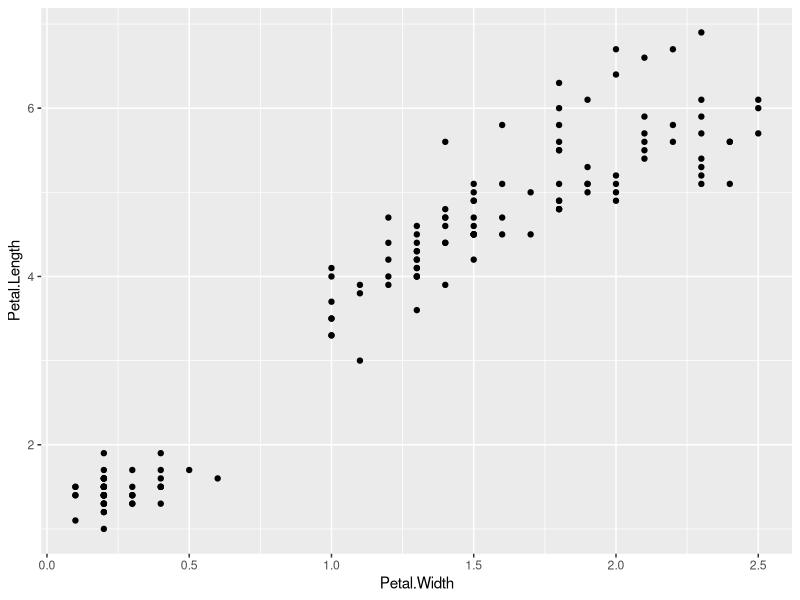
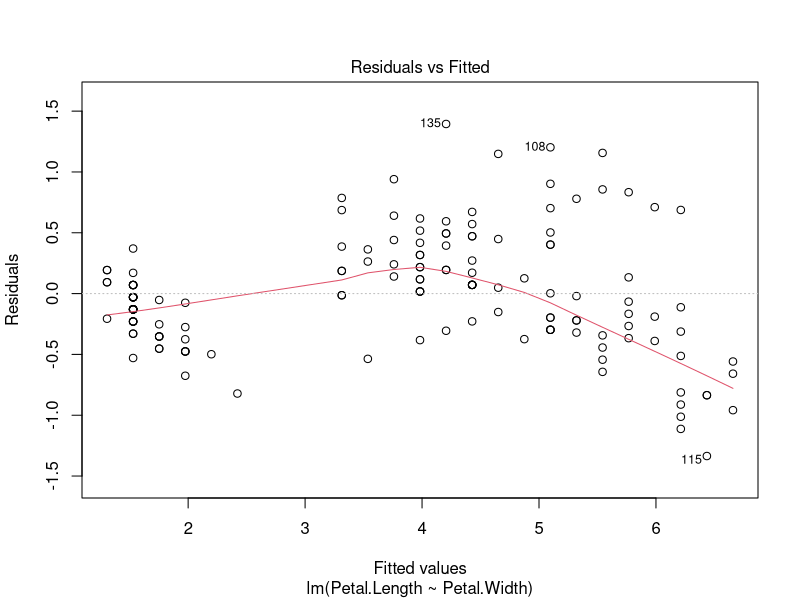
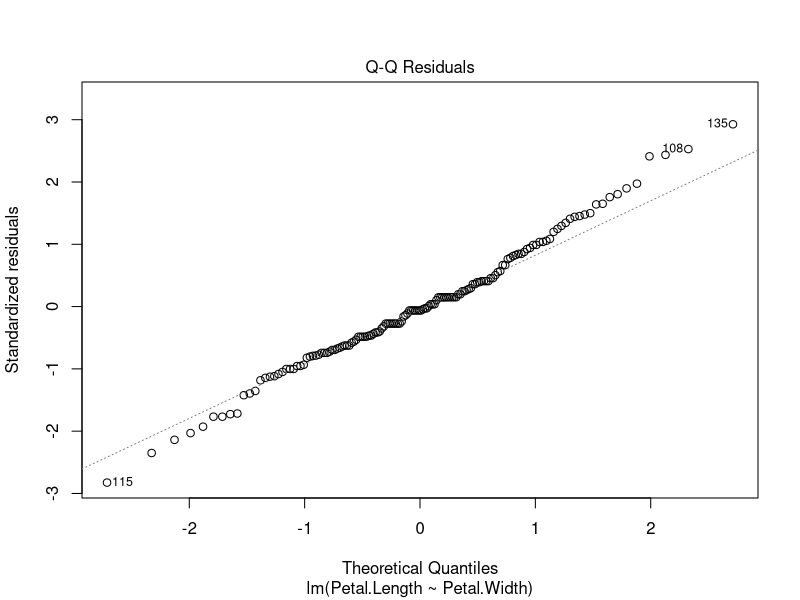
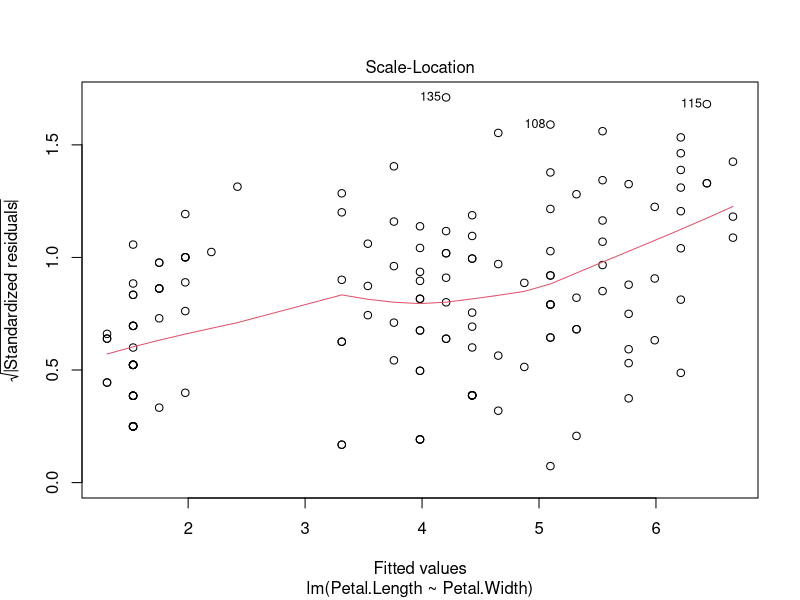
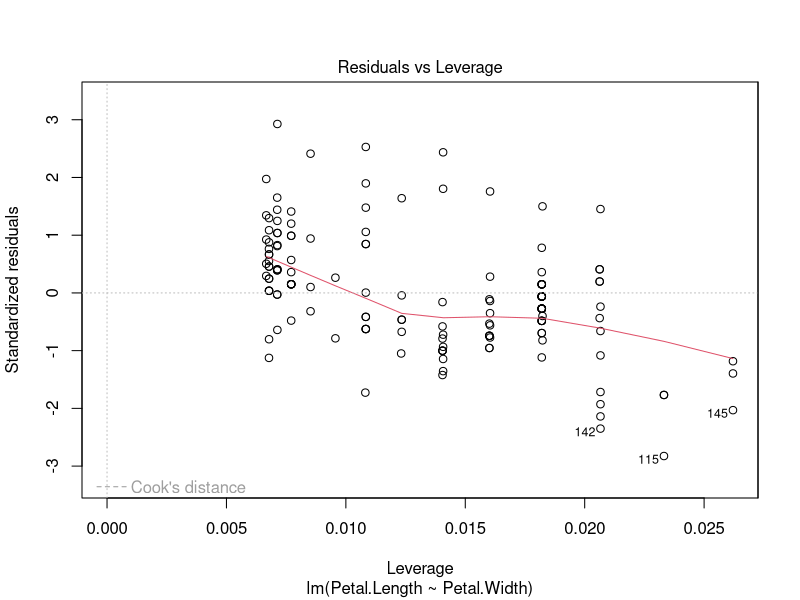
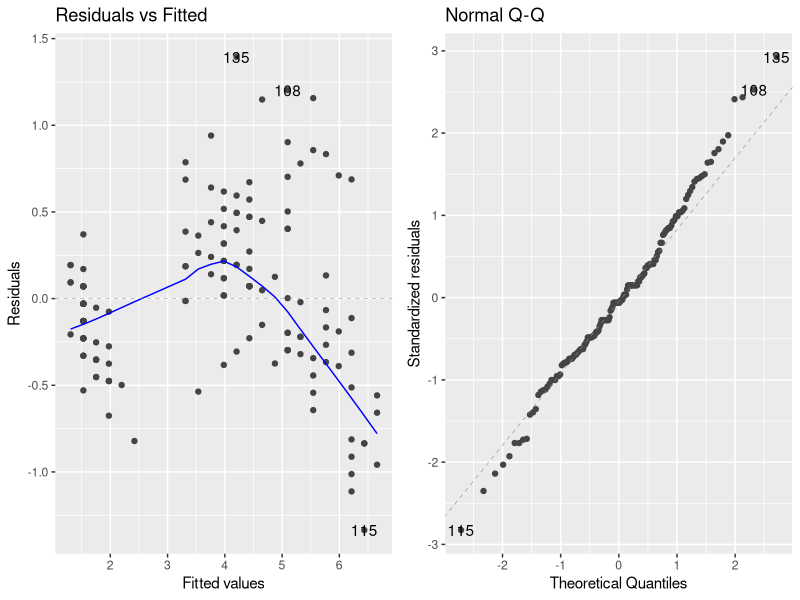

Write the R code that produced these figures, in order.
## ---- chunk 1
knitr::opts_chunk$set(echo = TRUE, message = FALSE, warning = FALSE)
library(tidyverse)
library(MASS)
## ---- chunk 2
glimpse(Aids2)

chisq.test(table(Aids2$state, Aids2$status)) # chisq.test takes a contingency table of x and y.
## ---- chunk 3
Aids2 %>% 
  group_by(sex) %>% 
  count -> gender

gender
## ---- chunk 4
observed <- gender$n
expected <- c(.5,.5)
chisq.test(observed, p = expected)
## ---- chunk 5
glimpse(HairEyeColor)
## ---- chunk 6
# Select with a_table[row,col,grp]
males <- HairEyeColor[,,"Male"]
females <- HairEyeColor[,,"Female"]
## ---- chunk 7
chisq.test(males, females)
## ---- chunk 8
chisq.test(males, females, simulate.p.value = TRUE)
## ---- chunk 9
ggplot(iris, aes(Petal.Width, Petal.Length)) +
  geom_point()

# To create model:
model <- lm(Petal.Length ~ Petal.Width, data = iris)
## ---- chunk 10
plot(model) # 4 plots default-generated, use which = to select what you want

# or
library(ggfortify)
autoplot(model, which = c(1,2))
